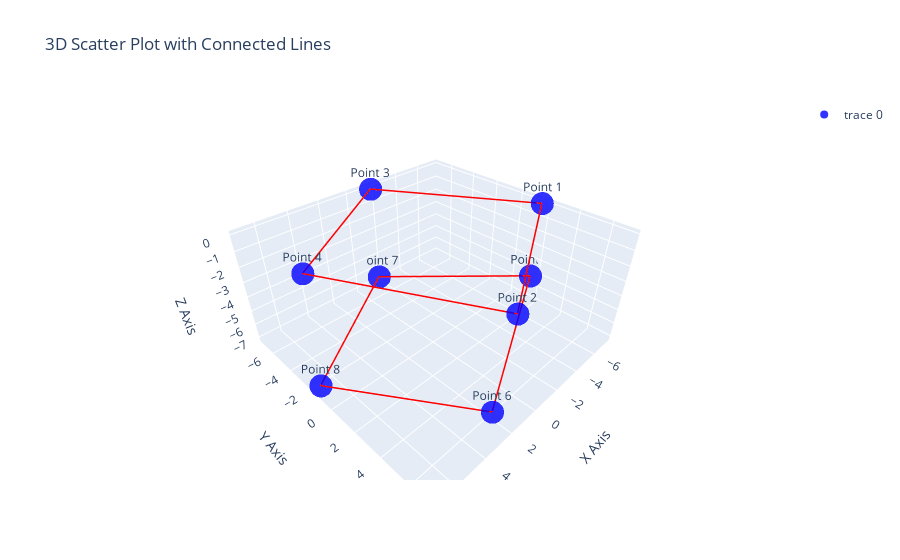

Source (notebook cell):
### Code cell
import pandas as pd
import plotly.graph_objects as go

# CSV 파일 불러오기
file_path = '8_edge_result.csv'
df = pd.read_csv(file_path, header = None)

# Plotly로 3D 산점도 생성
fig = go.Figure()

# 8개의 점 추가
fig.add_trace(go.Scatter3d(
    x=df.iloc[:, 0],  # 첫 번째 열 (x 좌표)
    y=df.iloc[:, 1],  # 두 번째 열 (y 좌표)
    z=df.iloc[:, 2],  # 세 번째 열 (z 좌표)
    mode='markers+text',
    marker=dict(
        size=8,
        color='blue',
        opacity=0.8
    ),
    text=[f'Point {i+1}' for i in range(8)],
    textposition="top center"
))

# 선(Line) 연결 관계 정의
connections = [
    (0, 1), (3, 2), (1, 3), (2, 0),  # 1-2, 2-3, 3-4, 4-1
    (4, 5), (4, 6), (6, 7), (7, 5)   # 5-6, 6-7, 7-8, 8-1
]

# 연결된 선 추가
for start, end in connections:
    fig.add_trace(go.Scatter3d(
        x=[df.iloc[start, 0], df.iloc[end, 0]],
        y=[df.iloc[start, 1], df.iloc[end, 1]],
        z=[df.iloc[start, 2], df.iloc[end, 2]],
        mode='lines',
        line=dict(
            color='red',
            width=3
        ),
        showlegend=False
    ))

# 레이아웃 설정
fig.update_layout(
    scene=dict(
        xaxis_title='X Axis',
        yaxis_title='Y Axis',
        zaxis_title='Z Axis'
    ),
    title='3D Scatter Plot with Connected Lines'
)

# 그래프 표시
fig.show()

### Figure 1 — Plotly figure (JSON) as saved in the notebook; plotly's stock layout.template omitted (floating-point values rounded to 4 significant figures)
{"data": [{"marker": {"color": "blue", "opacity": 0.8, "size": 8}, "mode": "markers+text", "text": ["Point 1", "Point 2", "Point 3", "Point 4", "Point 5", "Point 6", "Point 7", "Point 8"], "textposition": "top center", "type": "scatter3d", "x": [-7.362, 2.184, -1.529, 6.707, -7.144, 2.351, -1.175, 6.96], "y": [1.722, 7.047, -7.109, -1.66, 1.759, 6.455, -6.499, -1.626], "z": [0.000196, -0.000212, -0.000218, 0.000234, -5.002, -6.321, -6.145, -7.109]}, {"line": {"color": "red", "width": 3}, "mode": "lines", "showlegend": false, "type": "scatter3d", "x": [-7.362, 2.184], "y": [1.722, 7.047], "z": [0.000196, -0.000212]}, {"line": {"color": "red", "width": 3}, "mode": "lines", "showlegend": false, "type": "scatter3d", "x": [6.707, -1.529], "y": [-1.66, -7.109], "z": [0.000234, -0.000218]}, {"line": {"color": "red", "width": 3}, "mode": "lines", "showlegend": false, "type": "scatter3d", "x": [2.184, 6.707], "y": [7.047, -1.66], "z": [-0.000212, 0.000234]}, {"line": {"color": "red", "width": 3}, "mode": "lines", "showlegend": false, "type": "scatter3d", "x": [-1.529, -7.362], "y": [-7.109, 1.722], "z": [-0.000218, 0.000196]}, {"line": {"color": "red", "width": 3}, "mode": "lines", "showlegend": false, "type": "scatter3d", "x": [-7.144, 2.351], "y": [1.759, 6.455], "z": [-5.002, -6.321]}, {"line": {"color": "red", "width": 3}, "mode": "lines", "showlegend": false, "type": "scatter3d", "x": [-7.144, -1.175], "y": [1.759, -6.499], "z": [-5.002, -6.145]}, {"line": {"color": "red", "width": 3}, "mode": "lines", "showlegend": false, "type": "scatter3d", "x": [-1.175, 6.96], "y": [-6.499, -1.626], "z": [-6.145, -7.109]}, {"line": {"color": "red", "width": 3}, "mode": "lines", "showlegend": false, "type": "scatter3d", "x": [6.96, 2.351], "y": [-1.626, 6.455], "z": [-7.109, -6.321]}], "layout": {"scene": {"xaxis": {"title": {"text": "X Axis"}}, "yaxis": {"title": {"text": "Y Axis"}}, "zaxis": {"title": {"text": "Z Axis"}}}, "title": {"text": "3D Scatter Plot with Connected Lines"}}}
